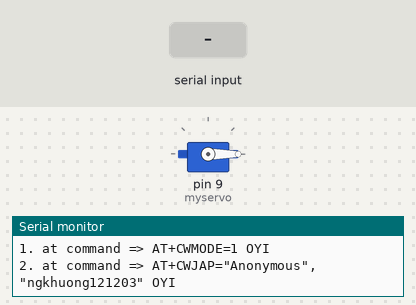
This sketch was run on a simulated Arduino Uno, built with avr-gcc and run on an emulated ATmega328P. Shown: servo, the last lines printed to the serial monitor. Inputs (shaded band) come from the test bench. The modem accepts every AT command (registered, SIM ready, sends succeed) and sends nothing else.

Above: at 1.2 s.
1.3 s: "recyclable" received over the second serial link
At 1.7 s:
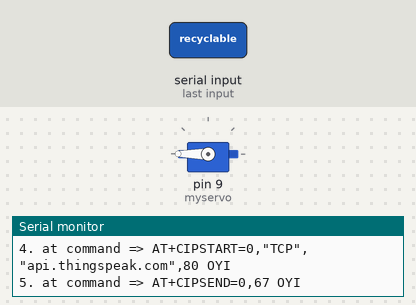
Timing chart, 0 to 4.3 s (numbered marks = the images above; inputs shaded):
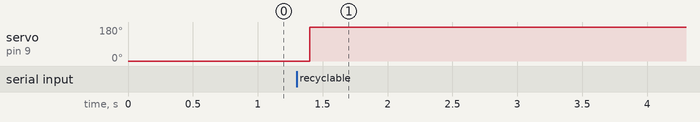

The sketch:

robot.ino
```cpp
#include <SoftwareSerial.h>
#include <Servo.h>
#define BT_RX 6
#define BT_TX 7
#define RX 2
#define TX 3
String AP = "Anonymous";       // AP NAME
String PASS = "ngkhuong121203"; // AP PASSWORD
String API = "YKAR7V7UDEUDPBMM";   // Write API KEY
String HOST = "api.thingspeak.com";
String PORT = "80";
int countTrueCommand;
int countTimeCommand;
boolean found = false;
int valSensor = 1;
SoftwareSerial esp8266(RX,TX);
SoftwareSerial BTSerial(BT_RX, BT_TX);
Servo myservo;
String voice;
int rnum, nnum;

void setup() {
  rnum = nnum = 0;
  Serial.begin(9600);
  BTSerial.begin(9600);
  esp8266.begin(115200);
  myservo.attach(9);
  myservo.write(0);
  sendCommand("AT",5,"OK");
  sendCommand("AT+CWMODE=1",5,"OK");
  sendCommand("AT+CWJAP=\""+AP+"\",\""+ PASS +"\"",20,"OK");
}

void executeSend(String command){
  Serial.println(command);
  sendCommand("AT+CIPMUX=1",5,"OK");
  sendCommand("AT+CIPSTART=0,\"TCP\",\""+ HOST +"\","+PORT,15,"OK");
  sendCommand("AT+CIPSEND=0,"+String(command.length()+4),4,">");
  esp8266.println(command);
  delay(1500);
  countTrueCommand++;
  sendCommand("AT+CIPCLOSE=0",5,"OK");
}

void recycle() {
  myservo.write(180);
  rnum++;
  String getData = "GET /update?api_key="+API+"&field1="+rnum+"&field2="+nnum+"&field3=1";
  executeSend(getData);
}

void nonrecycle() {
  myservo.write(0);
  nnum++;
  String getData = "GET /update?api_key="+API+"&field1="+rnum+"&field2="+nnum+"&field3=1";
  executeSend(getData);
}

void closebin(){
  String getData = "GET /update?api_key="+API+"&field1="+rnum+"&field2="+nnum+"&field3=0";
  executeSend(getData);
}

void loop() {
  while (BTSerial.available()) {
      delay(10);
      char c = BTSerial.read();
      if (c == '*'){
        continue;
      }
      if (c == '#')
      {
        break;
      }
      voice += c;
    }
    if (voice.length() > 0) {
      if (voice == "recyclable")
      {
        recycle() ;
      }
      else if (voice == "non-recyclable")
      {
        nonrecycle() ;
      }
      else if (voice == "close")
      {
        closebin();
      }
      Serial.println(voice);
      voice = "";
    }

  // Keep reading from Arduino Serial Monitor and send to HC-06
  if (Serial.available())
  {
    BTSerial.write(Serial.read());
  }
}

void sendCommand(String command, int maxTime, char readReplay[]) {
  Serial.print(countTrueCommand);
  Serial.print(". at command => ");
  Serial.print(command);
  Serial.print(" ");
  while(countTimeCommand < maxTime)
  {
    esp8266.println(command);//at+cipsend
    if(esp8266.find(readReplay))//ok
    {
      found = true;
      break;
    }

    countTimeCommand++;
  }

  if(found == true)
  {
    Serial.println("OYI");
    countTrueCommand++;
    countTimeCommand = 0;
  }

  if(found == false)
  {
    Serial.println("Fail");
    countTrueCommand = 0;
    countTimeCommand = 0;
  }

  found = false;
 }
```

Measured:
- after the input at 1.3 s, servo on pin 9 (myservo): 0° → 180° after 0.10 s
